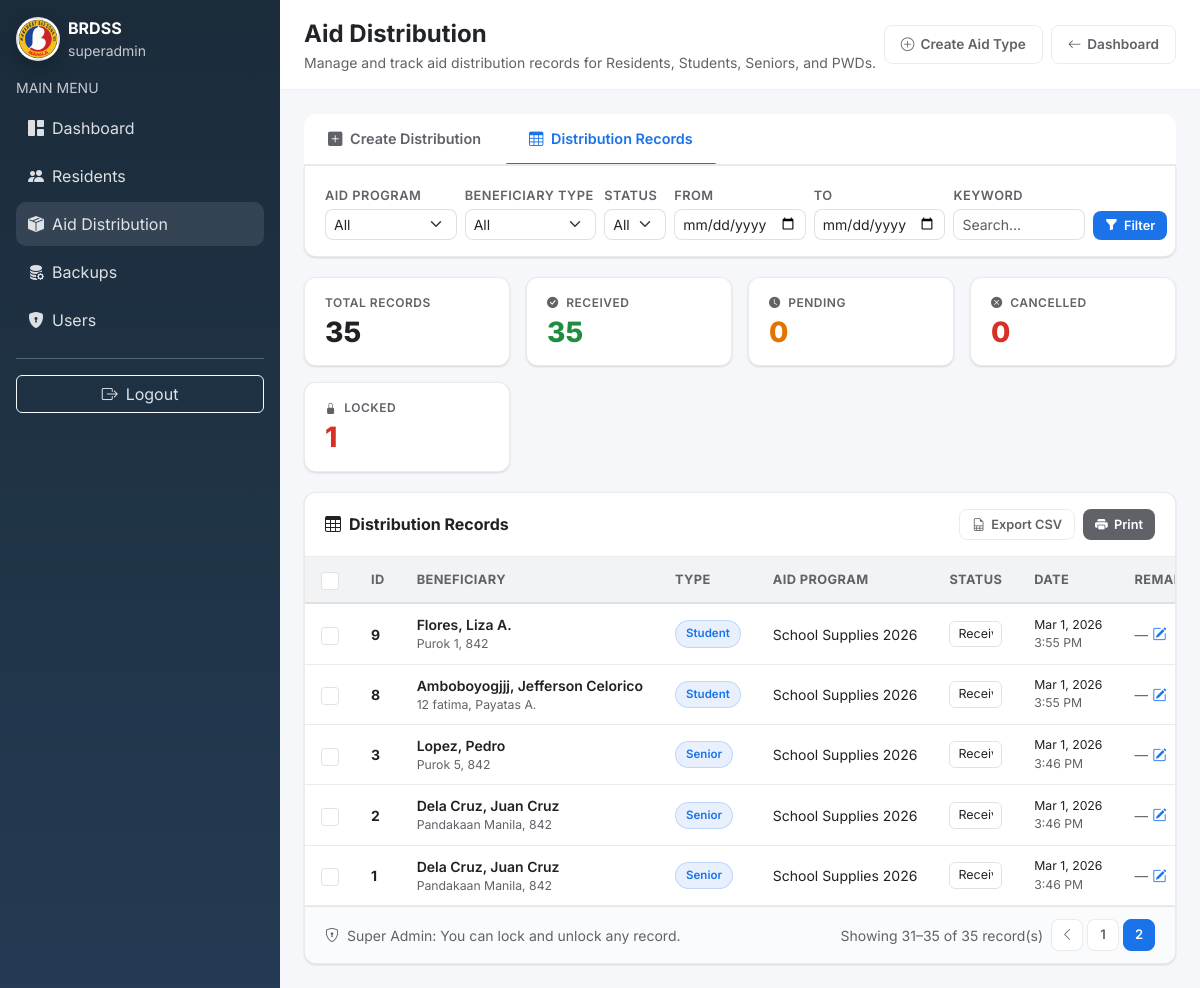
The page /aid/index.php?rec_page=2&tab=records (signed in) on the database its author committed.
### tables this page shows
CREATE TABLE `aid_distribution` (
  `id` int(11) NOT NULL AUTO_INCREMENT,
  `aid_type_id` int(11) NOT NULL,
  `beneficiary_type` enum('Resident','Student','Senior','PWD') NOT NULL,
  `beneficiary_id` int(11) NOT NULL,
  `distributed_at` datetime NOT NULL DEFAULT current_timestamp(),
  `status` enum('Pending','Received','Cancelled') NOT NULL DEFAULT 'Pending',
  `remarks` varchar(255) DEFAULT NULL,
  `created_at` timestamp NOT NULL DEFAULT current_timestamp(),
  `is_locked` tinyint(1) NOT NULL DEFAULT 0,
  `locked_by` int(11) DEFAULT NULL,
  `locked_at` datetime DEFAULT NULL,
  `finalized_at` datetime DEFAULT NULL,
  PRIMARY KEY (`id`),
  KEY `idx_aid_distribution_aid` (`aid_type_id`),
  KEY `idx_aid_distribution_beneficiary` (`beneficiary_type`,`beneficiary_id`),
  KEY `idx_aid_distribution_status` (`status`),
  KEY `idx_aid_distribution_date` (`distributed_at`),
  KEY `idx_aid_distribution_locked` (`is_locked`),
  KEY `idx_aid_distribution_locked_by` (`locked_by`),
  CONSTRAINT `fk_aid_distribution_aid_type` FOREIGN KEY (`aid_type_id`) REFERENCES `aid_types` (`id`) ON UPDATE CASCADE,
  CONSTRAINT `fk_aid_distribution_locked_by` FOREIGN KEY (`locked_by`) REFERENCES `users` (`user_id`) ON DELETE SET NULL ON UPDATE CASCADE
);

CREATE TABLE `residents` (
  `resident_id` int(11) NOT NULL AUTO_INCREMENT,
  `first_name` varchar(60) NOT NULL,
  `middle_name` varchar(60) DEFAULT NULL,
  `last_name` varchar(60) NOT NULL,
  `suffix` varchar(15) DEFAULT NULL,
  `birthday` date DEFAULT NULL,
  `age` int(11) DEFAULT NULL,
  `address` varchar(255) DEFAULT NULL,
  `barangay` varchar(80) DEFAULT NULL,
  `zone` varchar(30) DEFAULT NULL,
  `contact_no` varchar(30) DEFAULT NULL,
  `gender` enum('Male','Female','Other') DEFAULT NULL,
  `civil_status` enum('Single','Married','Widowed','Separated','Divorced','Other') DEFAULT NULL,
  `is_voter` tinyint(1) NOT NULL DEFAULT 0,
  `beneficiary_category` enum('Student','Senior','PWD','None') NOT NULL DEFAULT 'None',
  `status` enum('Active','Inactive') NOT NULL DEFAULT 'Active',
  `created_at` timestamp NOT NULL DEFAULT current_timestamp(),
  `deleted_at` datetime DEFAULT NULL,
  PRIMARY KEY (`resident_id`),
  KEY `idx_residents_lastname` (`last_name`),
  KEY `idx_residents_beneficiary_category` (`beneficiary_category`),
  KEY `idx_residents_status` (`status`)
);

CREATE TABLE `aid_types` (
  `id` int(11) NOT NULL AUTO_INCREMENT,
  `aid_name` varchar(120) NOT NULL,
  `beneficiary_category` enum('Resident','Student','Senior','PWD') NOT NULL,
  `description` varchar(255) DEFAULT NULL,
  `is_active` tinyint(1) NOT NULL DEFAULT 1,
  `created_at` timestamp NOT NULL DEFAULT current_timestamp(),
  PRIMARY KEY (`id`),
  KEY `idx_aid_types_category` (`beneficiary_category`),
  KEY `idx_aid_types_active` (`is_active`)
);

### aid/index.php (the view, shortened to what the rows shown need)
<?php
require_once "../config/db.php";
function h(mixed $s): string { return htmlspecialchars((string)$s, ENT_QUOTES, "UTF-8"); }
$activeTab        = trim($_GET["tab"] ?? "create");
$rec_page         = max(1, (int)($_GET["rec_page"] ?? 1));
$rec_perPage      = 30;
$rWhere  = ["1=1"];
$rWhereSql = implode(" AND ", $rWhere);
$rec_offset = ($rec_page - 1) * $rec_perPage;
$recSql = "
    SELECT d.id, at.aid_name, d.beneficiary_type, d.beneficiary_id,
           CONCAT(r.last_name, ', ', r.first_name, ' ', COALESCE(r.middle_name,'')) AS beneficiary_name,
           r.address, r.barangay, r.zone, r.contact_no, d.status, d.remarks, d.distributed_at,
           d.is_locked, d.locked_by, d.locked_at, d.finalized_at,
           lu.full_name AS locked_by_name
    FROM aid_distribution d
    INNER JOIN aid_types at ON at.id = d.aid_type_id
    INNER JOIN residents r ON r.resident_id = d.beneficiary_id
    LEFT JOIN users lu ON lu.user_id = d.locked_by
    WHERE $rWhereSql
    ORDER BY d.distributed_at DESC, d.id DESC
    LIMIT $rec_perPage OFFSET $rec_offset
";
$stmt = $conn->prepare($recSql);
$stmt->execute();
$records = $stmt->get_result()->fetch_all(MYSQLI_ASSOC);
function formatDateShort(?string $dt): string {
    $d = DateTime::createFromFormat('Y-m-d H:i:s', $dt);
    return $d->format('M j, Y');
}
?>
<!doctype html>
<html lang="en">
<head>
  <link href="https://cdn.jsdelivr.net/npm/bootstrap@5.3.3/dist/css/bootstrap.min.css" rel="stylesheet">
  <link href="https://cdn.jsdelivr.net/npm/bootstrap-icons@1.11.3/font/bootstrap-icons.min.css" rel="stylesheet">
  <link href="../assets/css/style.css" rel="stylesheet">
  <link href="assets/aid_distribution.css" rel="stylesheet">
</head>
<body>
<div class="layout">
  <main class="content">
    <div class="container-fluid px-4 py-4">
      <div class="ad-tab-panel <?= ($activeTab === 'records') ? 'active' : '' ?>" id="panel-records">
        <div class="ad-card">
          <div class="ad-table-wrap">
            <div class="ad-table-vscroll">
              <table class="ad-table" id="recordsTable">
                <thead>
                  <tr>
                    <th style="width:40px"><input class="form-check-input" type="checkbox" id="selectAllRecords" title="Select all"></th>
                    <th style="width:55px">ID</th>
                    <th>Beneficiary</th>
                    <th>Type</th>
                    <th>Aid Program</th>
                    <th style="width:100px">Status</th>
                    <th style="width:140px">Date</th>
                    <th>Remarks</th>
                  </tr>
                </thead>
                <tbody>
                <?php if (count($records) === 0): ?>
                  <tr>
                      <td colspan="10">
                      <div class="ad-empty">
                        <i class="bi bi-inbox"></i>
                        No distribution records found. Adjust filters or create new distributions.
                      </div>
                    </td>
                  </tr>
                <?php else: ?>
                  <?php foreach ($records as $rec):
                    $isLocked = (int)$rec["is_locked"] === 1;
                    $statusClass = match($rec["status"]) {
                        "Received"  => "ad-badge-received",
                        "Pending"   => "ad-badge-pending",
                        "Cancelled" => "ad-badge-cancelled",
                        default     => "",
                    };
                    $recId = (int)$rec["id"];
                  ?>
                    <tr class="<?= $isLocked ? 'row-locked' : '' ?>" data-record-id="<?= $recId ?>">
                      <td>
                        <input class="form-check-input js-rec-check" type="checkbox" value="<?= $recId ?>">
                      </td>
                      <td><strong><?= $recId ?></strong></td>
                      <td>
                        <div class="fw-semibold"><?= h($rec["beneficiary_name"]) ?></div>
                        <div class="small" style="color:var(--ad-text-muted)"><?= h(($rec["address"] ?? "") . ", " . ($rec["barangay"] ?? "")) ?></div>
                      </td>
                      <td><span class="ad-badge ad-badge-type"><?= h($rec["beneficiary_type"]) ?></span></td>
                      <td><?= h($rec["aid_name"]) ?></td>
                      <td>
                        <?php if (!$isLocked): ?>
                          <select class="form-select form-select-sm js-status-change" data-id="<?= $recId ?>" style="font-size:.78rem;padding:3px 8px;border-radius:6px;">
                            <?php foreach (["Pending","Received","Cancelled"] as $st): ?>
                              <option value="<?= h($st) ?>" <?= ($rec["status"] === $st) ? "selected" : "" ?>><?= h($st) ?></option>
                            <?php endforeach; ?>
                          </select>
                        <?php else: ?>
                          <span class="ad-badge <?= $statusClass ?>"><?= h($rec["status"]) ?></span>
                        <?php endif; ?>
                      </td>
                      <td>
                        <div class="small"><?= formatDateShort($rec["distributed_at"]) ?></div>
                        <div class="small" style="color:var(--ad-text-muted)"><?= h((new DateTime($rec["distributed_at"]))->format('g:i A')) ?></div>
                      </td>
                      <td>
                        <div class="d-flex align-items-center gap-1">
                          <span class="text-truncate" style="max-width:150px;" title="<?= h($rec["remarks"] ?? "") ?>">
                            <?= h($rec["remarks"] ?? "") ?: '<span style="color:var(--ad-text-muted)">—</span>' ?>
                          </span>
                          <?php if (!$isLocked): ?>
                            <button class="btn btn-sm p-0 js-edit-remarks" data-id="<?= $recId ?>" data-remarks="<?= h($rec["remarks"] ?? "") ?>" title="Edit remarks" style="color:var(--ad-primary);border:none;background:none;">
                              <i class="bi bi-pencil-square"></i>
                            </button>
                          <?php endif; ?>
                        </div>
                      </td>
                    </tr>
                  <?php endforeach; ?>
                <?php endif; ?>
                </tbody>
              </table>
            </div>
          </div>
        </div>
      </div>
    </div>
  </main>
</div>
</body>
</html>

### rows shown on the page
aid_distribution: id "9", beneficiary_name "Flores, Liza A.", residents.address+barangay "Purok 1, 842", beneficiary_type "Student", aid_type.aid_name "School Supplies 2026", distributed_at "Mar 1, 2026", distributed_at "3:55 PM", remarks "—"
aid_distribution: id "8", beneficiary_name "Amboboyogjjj, Jefferson Celorico", residents.address+barangay "12 fatima, Payatas A.", beneficiary_type "Student", aid_type.aid_name "School Supplies 2026", distributed_at "Mar 1, 2026", distributed_at "3:55 PM", remarks "—"
aid_distribution: id "3", beneficiary_name "Lopez, Pedro", residents.address+barangay "Purok 5, 842", beneficiary_type "Senior", aid_type.aid_name "School Supplies 2026", distributed_at "Mar 1, 2026", distributed_at "3:46 PM", remarks "—"
aid_distribution: id "2", beneficiary_name "Dela Cruz, Juan Cruz", residents.address+barangay "Pandakaan Manila, 842", beneficiary_type "Senior", aid_type.aid_name "School Supplies 2026", distributed_at "Mar 1, 2026", distributed_at "3:46 PM", remarks "—"
aid_distribution: id "1", beneficiary_name "Dela Cruz, Juan Cruz", residents.address+barangay "Pandakaan Manila, 842", beneficiary_type "Senior", aid_type.aid_name "School Supplies 2026", distributed_at "Mar 1, 2026", distributed_at "3:46 PM", remarks "—"

### other values the page prints
$username "superadmin"
$totalRecords "35"
$receivedCount "35"
$pendingCount "0"
$cancelledCount "0"
$lockedCount "1"
min($rec_page * $rec_perPage, $rec_total) "35"
$rec_total "35"
form field value "Received"
